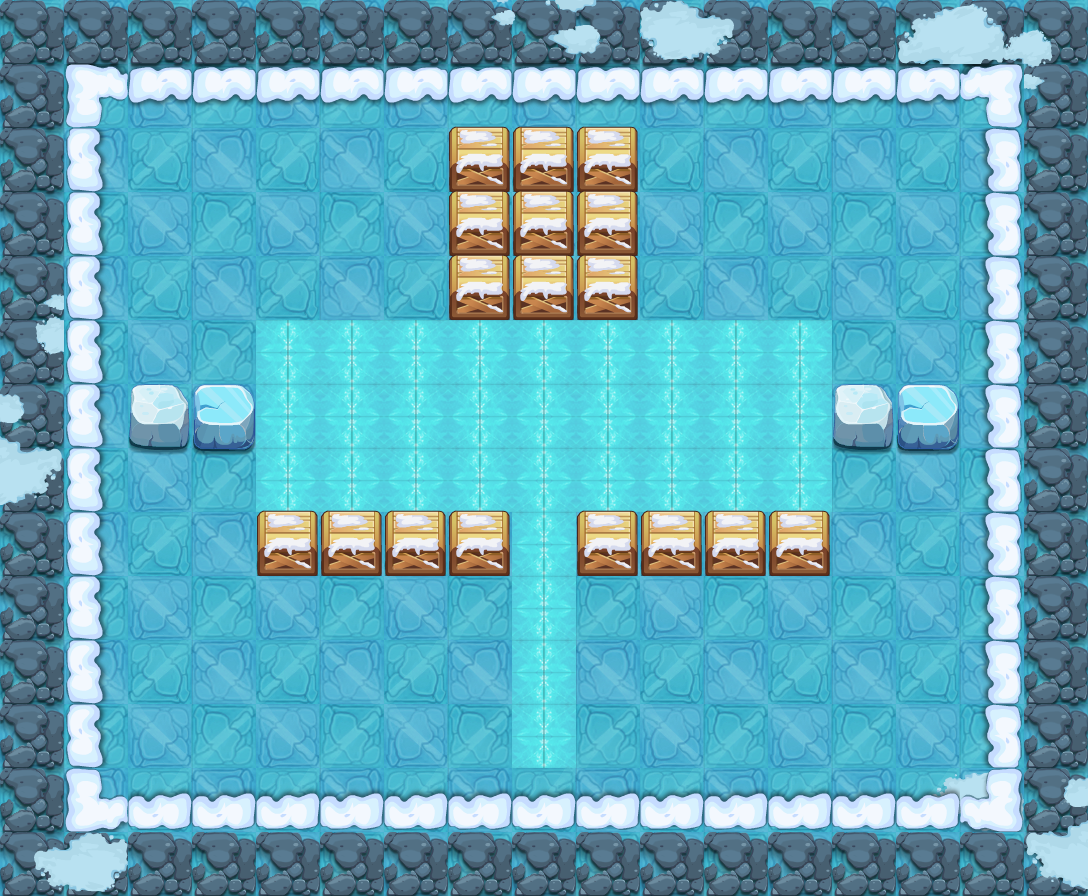

Tiled map render using the project's own tile images. Description and the map definition, with tile-layer contents summarised, below:
An orthogonal 17x14 tile map with 64x64 px tiles, 11 tile layers (PASS, 块层 2, 块层 3, 块层 4, ...) and 6 objects (3x bjg2, 2x TRAP, PLAYER).

<map version="1.0" orientation="orthogonal" width="17" height="14" tilewidth="64" tileheight="64">
 <properties>
  <property name="DESTRY1" value="96" />
  <property name="DESTRY2" value="100" />
  <property name="DESTRY3" value="102" />
  <property name="DESTRY4" value="108" />
  <property name="DESTRY_COUNT" value="4" />
  <property name="EXP" value="1085" />
  <property name="ITEM" value="D041" />
  <property name="LOSE_SCRIPT" value="" />
  <property name="MONEY" value="1628" />
  <property name="START_SCRIPT" value="" />
  <property name="WIN_SCRIPT" value="" />
 </properties>
 <tileset firstgid="1" name="jdbl" tilewidth="64" tileheight="64">
  <image source="jdbl-hd.png" width="1000" height="1000" />
 </tileset>
 <layer name="PASS" width="17" height="14">
  <data>[238 cells, 129 non-empty, 7 distinct tile ids]</data>
 </layer>
 <layer name="块层 2" width="17" height="14">
  <data>[238 cells, 171 non-empty, 6 distinct tile ids]</data>
 </layer>
 <layer name="块层 3" width="17" height="14">
  <data>[238 cells, 58 non-empty, 1 distinct tile ids]</data>
 </layer>
 <layer name="块层 4" width="17" height="14">
  <data>[238 cells, 26 non-empty, 10 distinct tile ids]</data>
 </layer>
 <layer name="块层 5" width="17" height="14">
  <data>[238 cells, 50 non-empty, 2 distinct tile ids]</data>
 </layer>
 <layer name="块层 17" width="17" height="14">
  <data>[238 cells, 4 non-empty, 2 distinct tile ids]</data>
 </layer>
 <layer name="块层 6" width="17" height="14">
  <data>[238 cells, 21 non-empty, 3 distinct tile ids]</data>
 </layer>
 <layer name="SHELTER 7" width="17" height="14">
  <data>[238 cells, 8 non-empty, 1 distinct tile ids]</data>
 </layer>
 <layer name="SHELTER 3" width="17" height="14">
  <data>[238 cells, 3 non-empty, 1 distinct tile ids]</data>
 </layer>
 <layer name="SHELTER 2" width="17" height="14">
  <data>[238 cells, 3 non-empty, 1 distinct tile ids]</data>
 </layer>
 <layer name="SHELTER 1" width="17" height="14">
  <data>[238 cells, 3 non-empty, 1 distinct tile ids]</data>
 </layer>
 <objectgroup name="对象层 1" width="34" height="28">
  <object name="PLAYER" type="PLAYER" x="128" y="128" width="64" height="64" />
  <object name="bjg2" x="192" y="640" width="64" height="64">
   <properties>
    <property name="lua_ai" value="monster_bjg_ai1" />
    <property name="quality" value="bjg2.quality" />
   </properties>
  </object>
  <object name="ice_road" type="TRAP" x="256" y="320" width="576" height="192">
   <properties>
    <property name="lua_ai" value="ice_road_ai" />
   </properties>
  </object>
  <object name="ice_road" type="TRAP" x="512" y="512" width="64" height="256">
   <properties>
    <property name="lua_ai" value="ice_road_ai" />
   </properties>
  </object>
  <object name="bjg2" x="832" y="640" width="64" height="64">
   <properties>
    <property name="lua_ai" value="monster_bjg_ai1" />
    <property name="quality" value="bjg2.quality" />
   </properties>
  </object>
  <object name="bjg2" x="832" y="192" width="64" height="64">
   <properties>
    <property name="lua_ai" value="monster_bjg_ai1" />
    <property name="quality" value="bjg2.quality" />
   </properties>
  </object>
 </objectgroup>
</map>
